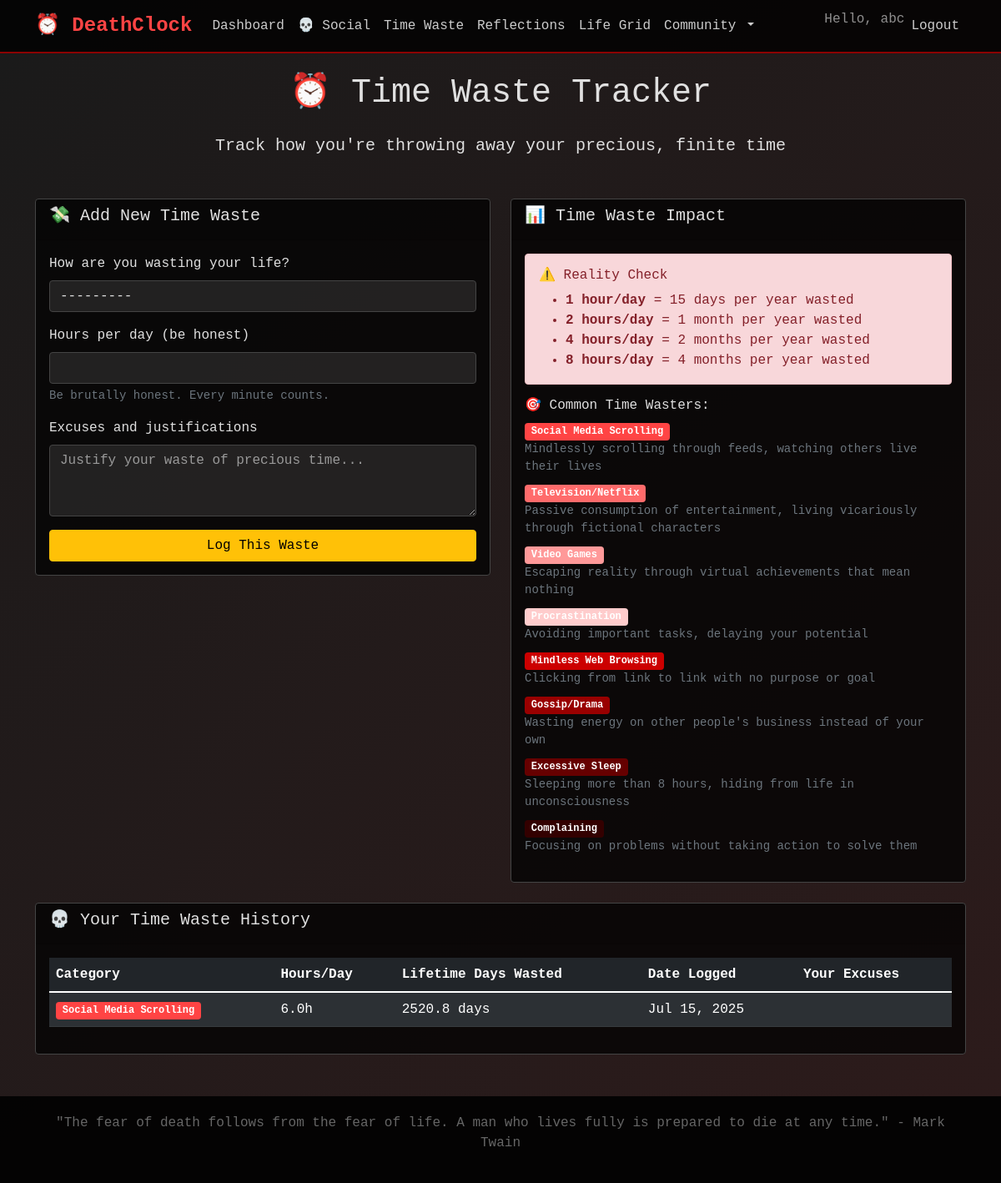
Page /time-waste/ (signed in) on the committed database.
### mortality/models.py (models this page shows, shortened)
class TimeWasteCategory(models.Model):
    name = models.CharField(max_length=100)
    description = models.TextField()
    color = models.CharField(max_length=7, default="#ff0000")  # Hex color
    def __str__(self):
        return self.name

class TimeWasteEntry(models.Model):
    user = models.ForeignKey(User, on_delete=models.CASCADE)
    category = models.ForeignKey(TimeWasteCategory, on_delete=models.CASCADE)
    hours_per_day = models.FloatField()
    date_logged = models.DateTimeField(auto_now_add=True)
    notes = models.TextField(blank=True)
    def days_wasted_lifetime(self):
        if hasattr(self.user, 'userprofile'):
            profile = self.user.userprofile
            days_lived = profile.days_lived()
            return (self.hours_per_day * days_lived) / 24
        return 0

class UserProfile(models.Model):
    GENDER_CHOICES = [
        ('M', 'Male'),
        ('F', 'Female'),
        ('O', 'Other'),
    ]
    SMOKING_CHOICES = [
        ('never', 'Never smoked'),
        ('former', 'Former smoker'),
        ('light', 'Light smoker (1-10/day)'),
        ('moderate', 'Moderate smoker (11-20/day)'),
        ('heavy', 'Heavy smoker (20+/day)'),
    ]
    DRINKING_CHOICES = [
        ('none', 'No alcohol'),
        ('light', 'Light (1-3 drinks/week)'),
        ('moderate', 'Moderate (4-14 drinks/week)'),
        ('heavy', 'Heavy (15+ drinks/week)'),
    ]
    EXERCISE_CHOICES = [
        ('none', 'No regular exercise'),
        ('light', 'Light (1-2 times/week)'),
        ('moderate', 'Moderate (3-4 times/week)'),
        ('heavy', 'Heavy (5+ times/week)'),
    ]
    BMI_CHOICES = [
        ('underweight', 'Underweight (BMI < 18.5)'),
        ('normal', 'Normal (BMI 18.5-24.9)'),
        ('overweight', 'Overweight (BMI 25-29.9)'),
        ('obese', 'Obese (BMI 30+)'),
    ]
    SLEEP_CHOICES = [
        ('poor', 'Poor (< 6 hours)'),
        ('fair', 'Fair (6-7 hours)'),
        ('good', 'Good (7-9 hours)'),
        ('excessive', 'Excessive (9+ hours)'),
    ]
    user = models.OneToOneField(User, on_delete=models.CASCADE)
    birth_date = models.DateField()
    gender = models.CharField(max_length=1, choices=GENDER_CHOICES, default='M')
    country = models.CharField(max_length=100, default='United States')
    smoking_status = models.CharField(max_length=10, choices=SMOKING_CHOICES, default='never')
    drinking_habits = models.CharField(max_length=10, choices=DRINKING_CHOICES, default='none')
    exercise_frequency = models.CharField(max_length=10, choices=EXERCISE_CHOICES, default='none')
    bmi_category = models.CharField(max_length=15, choices=BMI_CHOICES, default='normal')
    sleep_quality = models.CharField(max_length=10, choices=SLEEP_CHOICES, default='good')
    family_longevity = models.IntegerField(default=75, help_text="Average age of death of parents/grandparents")
    stress_level = models.IntegerField(default=5, help_text="Stress level 1-10 (10 being extremely stressed)")
    social_connections = models.BooleanField(default=True, help_text="Do you have strong social connections?")
    anonymous_username = models.CharField(max_length=50, unique=True, blank=True, null=True)
    allow_social_sharing = models.BooleanField(default=False)
    mortality_score = models.IntegerField(default=0)  # Points for productive activities
    calculated_life_expectancy = models.FloatField(null=True, blank=True)
    created_at = models.DateTimeField(auto_now_add=True)
    def age(self):
        today = date.today()
        return today.year - self.birth_date.year - ((today.month, today.day) < (self.birth_date.month, self.birth_date.day))
    def days_lived(self):
        return (date.today() - self.birth_date).days

### mortality/views.py (the view)
# urls.py: path('time-waste/', views.time_waste_tracker, name='time_waste_tracker'),
@login_required
def time_waste_tracker(request):
    if request.method == 'POST':
        form = TimeWasteEntryForm(request.POST)
        if form.is_valid():
            entry = form.save(commit=False)
            entry.user = request.user
            entry.save()
            messages.warning(request, f'Logged {entry.hours_per_day} hours of daily waste on {entry.category.name}. Time you\'ll never get back.')
            return redirect('time_waste_tracker')
    else:
        form = TimeWasteEntryForm()
    entries = TimeWasteEntry.objects.filter(user=request.user).order_by('-date_logged')
    categories = TimeWasteCategory.objects.all()
    return render(request, 'mortality/time_waste.html', {
        'form': form,
        'entries': entries,
        'categories': categories
    })

### mortality/forms.py
class TimeWasteEntryForm(forms.ModelForm):
    class Meta:
        model = TimeWasteEntry
        fields = ['category', 'hours_per_day', 'notes']
        widgets = {
            'category': forms.Select(attrs={'class': 'form-control'}),
            'hours_per_day': forms.NumberInput(attrs={
                'class': 'form-control',
                'min': 0,
                'max': 24,
                'step': 0.5
            }),
            'notes': forms.Textarea(attrs={
                'class': 'form-control',
                'rows': 3,
                'placeholder': 'Justify your waste of precious time...'
            })
        }
        labels = {
            'category': 'How are you wasting your life?',
            'hours_per_day': 'Hours per day (be honest)',
            'notes': 'Excuses and justifications'
        }

### mortality/templates/mortality/time_waste.html (shortened to what this page needs)
{% extends 'mortality/base.html' %}
{% block content %}
<div class="row">
    <div class="col-12">
        <h1 class="text-center mb-4">⏰ Time Waste Tracker</h1>
        <p class="text-center lead mb-5">Track how you're throwing away your precious, finite time</p>
    </div>
</div>
<div class="row mb-4">
    <div class="col-md-6">
        <div class="card">
            <div class="card-header">
                <h5>💸 Add New Time Waste</h5>
            </div>
            <div class="card-body">
                <form method="post">
                    <div class="mb-3">
                        <label for="{{ form.category.id_for_label }}" class="form-label">{{ form.category.label }}</label>
                        {{ form.category }}
                    </div>
                    <div class="mb-3">
                        <label for="{{ form.hours_per_day.id_for_label }}" class="form-label">{{ form.hours_per_day.label }}</label>
                        {{ form.hours_per_day }}
                        <div class="form-text">Be brutally honest. Every minute counts.</div>
                    </div>
                    <div class="mb-3">
                        <label for="{{ form.notes.id_for_label }}" class="form-label">{{ form.notes.label }}</label>
                        {{ form.notes }}
                    </div>
                    <div class="d-grid">
                        <button type="submit" class="btn btn-warning">Log This Waste</button>
                    </div>
                </form>
            </div>
        </div>
    </div>
    <div class="col-md-6">
        <div class="card">
            <div class="card-header">
                <h5>📊 Time Waste Impact</h5>
            </div>
            <div class="card-body">
                <div class="alert alert-danger">
                    <h6>⚠️ Reality Check</h6>
                    <ul class="mb-0">
                        <li><strong>1 hour/day</strong> = 15 days per year wasted</li>
                        <li><strong>2 hours/day</strong> = 1 month per year wasted</li>
                        <li><strong>4 hours/day</strong> = 2 months per year wasted</li>
                        <li><strong>8 hours/day</strong> = 4 months per year wasted</li>
                    </ul>
                </div>
                <div class="mt-3">
                    <h6>🎯 Common Time Wasters:</h6>
                    <ul class="list-unstyled">
                        {% for category in categories %}
                        <li class="mb-2">
                            <span class="badge" style="background-color: {{ category.color }};">{{ category.name }}</span>
                            <small class="text-muted d-block">{{ category.description }}</small>
                        </li>
                        {% endfor %}
                    </ul>
                </div>
            </div>
        </div>
    </div>
</div>
{% if entries %}
<div class="row">
    <div class="col-12">
        <div class="card">
            <div class="card-header">
                <h5>💀 Your Time Waste History</h5>
            </div>
            <div class="card-body">
                <div class="table-responsive">
                    <table class="table table-dark table-striped">
                        <thead>
                            <tr>
                                <th>Category</th>
                                <th>Hours/Day</th>
                                <th>Lifetime Days Wasted</th>
                                <th>Date Logged</th>
                                <th>Your Excuses</th>
                            </tr>
                        </thead>
                        <tbody>
                            {% for entry in entries %}
                            <tr>
                                <td>
                                    <span class="badge" style="background-color: {{ entry.category.color }};">
                                        {{ entry.category.name }}
                                    </span>
                                </td>
                                <td class="time-wasted">{{ entry.hours_per_day }}h</td>
                                <td class="time-wasted">{{ entry.days_wasted_lifetime|floatformat:1 }} days</td>
                                <td>{{ entry.date_logged|date:"M d, Y" }}</td>
                                <td>{{ entry.notes|truncatechars:100 }}</td>
                            </tr>
                            {% endfor %}
                        </tbody>
                    </table>
                </div>
            </div>
        </div>
    </div>
</div>
{% endif %}
{% endblock %}

### mortality/templates/mortality/base.html (shortened to what this page needs)
<!DOCTYPE html>
<html lang="en">
<head>
    <link href="https://cdn.jsdelivr.net/npm/bootstrap@5.1.3/dist/css/bootstrap.min.css" rel="stylesheet">
</head>
<body>
    <nav class="navbar navbar-expand-lg navbar-dark">
        <div class="container">
            <a class="navbar-brand" href="{% url 'home' %}">⏰ DeathClock</a>
            <div class="collapse navbar-collapse" id="navbarNav">
                <ul class="navbar-nav me-auto">
                    {% if user.is_authenticated %}
                        <li class="nav-item">
                            <a class="nav-link" href="{% url 'dashboard' %}">Dashboard</a>
                        </li>
                        <li class="nav-item">
                            <a class="nav-link" href="{% url 'social_feed' %}">💀 Social</a>
                        </li>
                        <li class="nav-item">
                            <a class="nav-link" href="{% url 'time_waste_tracker' %}">Time Waste</a>
                        </li>
                        <li class="nav-item">
                            <a class="nav-link" href="{% url 'mortality_reflection' %}">Reflections</a>
                        </li>
                        <li class="nav-item">
                            <a class="nav-link" href="{% url 'life_visualization' %}">Life Grid</a>
                        </li>
                        <li class="nav-item dropdown">
                            <a class="nav-link dropdown-toggle" href="#" id="socialDropdown" role="button" data-bs-toggle="dropdown">
                                Community
                            </a>
                        </li>
                    {% endif %}
                </ul>
                <ul class="navbar-nav">
                    {% if user.is_authenticated %}
                        <li class="nav-item">
                            <span class="navbar-text">Hello, {{ user.first_name|default:user.username }}</span>
                        </li>
                        <li class="nav-item">
                            <a class="nav-link" href="{% url 'account_logout' %}">Logout</a>
                        </li>
                    {% endif %}
                </ul>
            </div>
        </div>
    </nav>
    <main class="container mt-4">
        {% block content %}
        {% endblock %}
    </main>
    <footer class="footer">
        <div class="container">
            <p>"The fear of death follows from the fear of life. A man who lives fully is prepared to die at any time." - Mark Twain</p>
        </div>
    </footer>
</body>
</html>

### mortality/templates/mortality/base.html (style rules this page uses)
body { background: linear-gradient(135deg, #1a1a1a 0%, #2d1b1b 100%); color: #e0e0e0; font-family: 'Courier New', monospace; min-height: 100vh; }
.navbar { background: rgba(0, 0, 0, 0.8) !important; border-bottom: 2px solid #8b0000; }
.navbar-brand { color: #ff4444 !important; font-weight: bold; font-size: 1.5rem; }
.nav-link { color: #cccccc !important; }
.card { background: rgba(0, 0, 0, 0.7); border: 1px solid #444; color: #e0e0e0; }
.time-wasted { color: #ff9999; }
.footer { background: rgba(0, 0, 0, 0.9); color: #666; text-align: center; padding: 20px 0; margin-top: 50px; }
.form-control { background: rgba(255, 255, 255, 0.1) !important; border: 1px solid #444 !important; color: #e0e0e0 !important; }
.form-control::placeholder { color: #999 !important; }

### rows in the picture
TimeWasteCategory: name "Social Media Scrolling", description "Mindlessly scrolling through feeds, watching others live their lives"
TimeWasteCategory: name "Television/Netflix", description "Passive consumption of entertainment, living vicariously through fictional characters"
TimeWasteCategory: name "Video Games", description "Escaping reality through virtual achievements that mean nothing"
TimeWasteCategory: name "Procrastination", description "Avoiding important tasks, delaying your potential"
TimeWasteCategory: name "Mindless Web Browsing", description "Clicking from link to link with no purpose or goal"
TimeWasteCategory: name "Gossip/Drama", description "Wasting energy on other people's business instead of your own"
TimeWasteCategory: name "Excessive Sleep", description "Sleeping more than 8 hours, hiding from life in unconsciousness"
TimeWasteCategory: name "Complaining", description "Focusing on problems without taking action to solve them"
TimeWasteEntry: category.name "Social Media Scrolling", hours_per_day "6.0", days_wasted_lifetime "2520.8", date_logged "Jul 15, 2025"

### other values in the picture
{{ user.first_name|default:user.username }} "abc"
